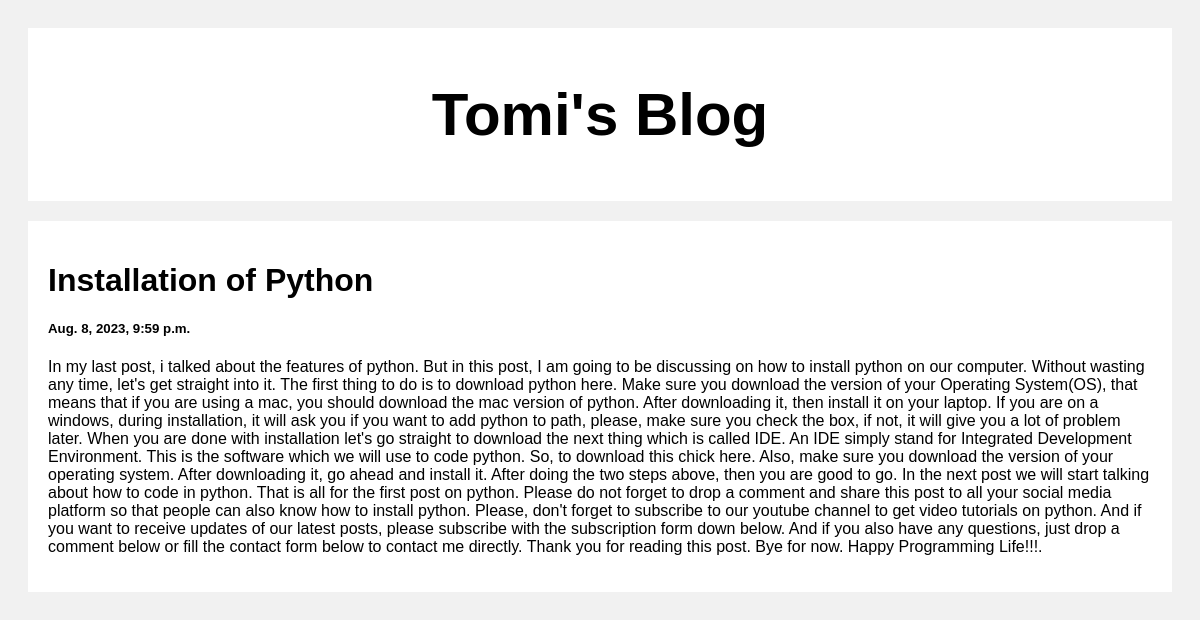
Screenshot of /post/3 with the database file from the repository.
### posts/models.py (models this page shows)
class Post(models.Model):
    title = models.CharField(max_length=100)
    body = models.CharField(max_length=1000000)
    created_at = models.DateTimeField(default=datetime.now,blank=True)

### posts/views.py (the view)
# urls.py: path('post/<str:pk>',views.post,name='post')
def post(request,pk):
    post=Post.objects.get(id=pk)
    return render(request,'post.html',{'post':post})

### templates/post.html (shortened to what this page needs)
<!DOCTYPE html>
<html>
<head>
</head>
<body>
<div class="header">
  <h2>Tomi's Blog</h2>
</div>
<div class="row">
  <div class="leftcolumn">
    <div class="card">
        <h1>{{post.title}}</h1>
        <h5>{{post.created_at}}</h5>
        <p>{{post.body}}</p>
    </div>
  </div>
</div>
</body>
</html>

### templates/post.html (style rules this page uses)
* { box-sizing: border-box; }
body { font-family: Arial; padding: 20px; background: #f1f1f1; }
.header { padding: 2px; font-size: 40px; text-align: center; background: white; }
.leftcolumn { float: left; width: 100%; }
.card { background-color: white; padding: 20px; margin-top: 20px; }
.row:after { content: ""; display: table; clear: both; }

### rows the page displays
Post: title "Installation of Python", created_at "Aug. 8, 2023, 9:59 p.m.", body "In my last post, i talked about the features of python. But in this post, I am going to be discussing on how to install python on our computer. Without wasting any time, let's get straight into it. The first thing to do is to download python here. Make sure you download the version of your Operating System(OS), that means that if you are using a mac, you should download the mac version of python. After downloading it, then install it on your laptop. If you are on a windows, during installation, it will ask you if you want to add python to path, please, make sure you check the box, if not, it will give you a lot of problem later. When you are done with installation let's go straight to…"
